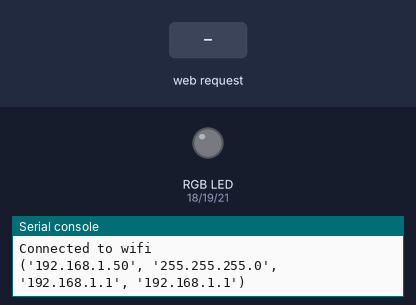
Recording of a program running on a simulated ESP32 board running MicroPython. Shown: an RGB LED mixed from three pins (HIGH = lit), the last lines printed to the serial console. The inputs (shaded band) are chosen by the test bench. WiFi joins after 1.5 s.

Above: at 2.7 s.
2.8 s: HTTP request GET /?redLed=on received
At 4.0 s:
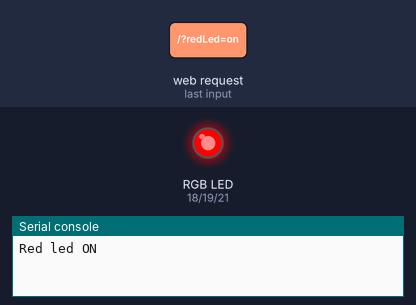
4.3 s: HTTP request GET /?greenLed=on received
At 5.2 s:
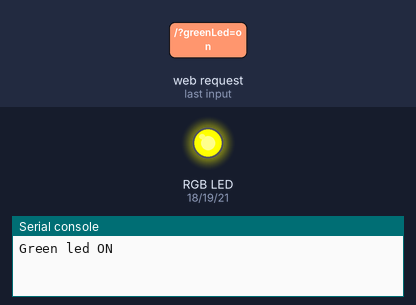
5.8 s: HTTP request GET /?redLed=off received
At 6.3 s:
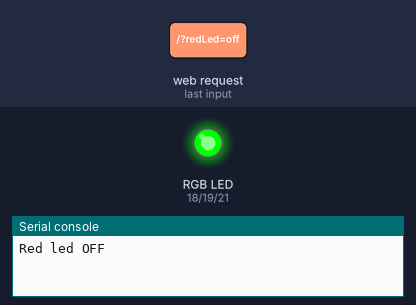
7.3 s: HTTP request GET /?blueLed=on received
At 8.5 s:
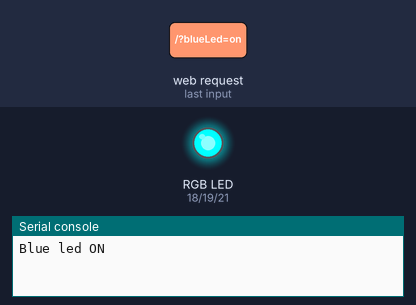
8.8 s: HTTP request GET /?greenLed=off received
At 9.8 s:
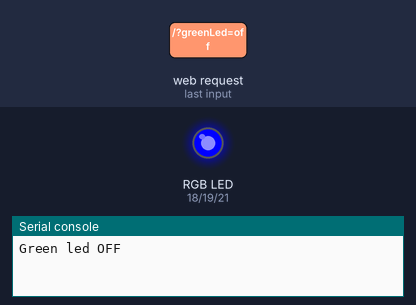
10.3 s: HTTP request GET /?redLed=on received
At 11.0 s:
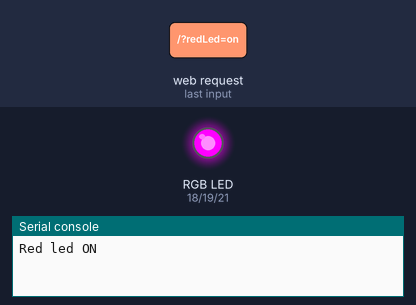
Timing chart, 0 to 12.8 s (numbered marks = the images above; inputs shaded):
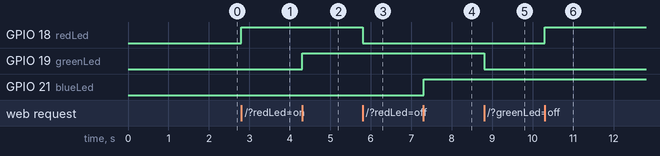

The program:

main.py
```python
rgb_state = ""

def web_page():
    rgb_state = ""
    if redLed.value() == 1:
        rgb_state += "<p>Red led ON</p>"
    else:
        rgb_state += "<p>Red led OFF</p>"

    if greenLed.value() == 1:
        rgb_state += "<p>Green led ON</p>"
    else:
        rgb_state += "<p>Green led OFF</p>"

    if blueLed.value() == 1:
        rgb_state += "<p>Blue led ON</p>"
    else:
        rgb_state += "<p>Blue led OFF</p>"

    page = """
        <!DOCTYPE html>
            <html lang="EN">
                <head>
                    <meta charset="UTF-8">
                    <meta name="viewport" content="width=device-width, initial-scale=1">
                    <link rel="icon" href="data:,">
                    <style>
                        html {
                            font-family: Helvetica;
                            display: inline-block;
                            margin: 0 auto;
                            text-align: center;
                        }

                        h1 {
                            color: #0f3376;
                            padding: 2vh;
                        }

                        p {
                            font-size: 1.3rem;
                        }

                        .button {
                            display: inline-block;
                            border: none;
                            border-radius: 4px;
                            color: white;
                            padding: 16px 40px;
                            text-decoration: none;
                            font-size: 20px;
                            margin: 2px;
                            cursor: pointer;
                        }

                        .off {
                            background-color: #484848;
                        }

                        #redLedOn {
                            background-color: #D30000;
                        }

                        #greenLedOn {
                            background-color: #028a0f;
                        }

                        #blueLedOn {
                            background-color: #1338be;
                        }
                    </style>
                    <title>ESP32 controling RGB led</title>
                </head>
                <body>
                    <h1>ESP Web Server</h1>
                    <p>RGB state:</p>
                    <strong>""" + rgb_state +""" </strong>
                    <p><a href="/?redLed=on"><button id="redLedOn" class="button">Red led ON</button></a></p>
                    <p><a href="/?redLed=off"><button class="button off">Red led OFF</button></a></p>
                    <p><a href="/?greenLed=on"><button id="greenLedOn" class="button">Green led ON</button></a></p>
                    <p><a href="/?greenLed=off"><button class="button off">Green led OFF</button></a></p>
                    <p><a href="/?blueLed=on"><button id="blueLedOn" class="button">Blue led ON</button></a></p>
                    <p><a href="/?blueLed=off"><button class="button off">Blue led OFF</button></a></p>
                </body>
            </html>"""

    return page

s = socket.socket(socket.AF_INET, socket.SOCK_STREAM)
s.bind(('', 80))
s.listen(5)

while True:
    conn, addr = s.accept()
    print("It got a connection from %s" %(str(addr)))
    request = conn.recv(1024)
    request = str(request)
    print("Content: %s" %(request))
    redLedOn = request.find("/?redLed=on")
    redLedOff = request.find("/?redLed=off")
    greenLedOn = request.find("/?greenLed=on")
    greenLedOff = request.find("/?greenLed=off")
    blueLedOn = request.find("/?blueLed=on")
    blueLedOff = request.find("/?blueLed=off")
    if redLedOn == 6:
        print("Red led ON");
        redLed.value(1)
    if redLedOff == 6:
        print("Red led OFF")
        redLed.value(0)
    if greenLedOn == 6:
        print("Green led ON")
        greenLed.value(1)
    if greenLedOff == 6:
        print("Green led OFF")
        greenLed.value(0)
    if blueLedOn == 6:
        print("Blue led ON")
        blueLed.value(1)
    if blueLedOff == 6:
        print("Blue led OFF")
        blueLed.value(0)
    response = web_page()
    conn.send("HTTP/1.1 200 OK\n")
    conn.send("Content-type: text/html\n")
    conn.send("Connection: close\n\n")
    conn.sendall(response)
    conn.close()
```

boot.py
```python
# This file is executed on every boot (including wake-boot from deepsleep)
try:
    import usocket as socket
except:
    import socket

# Allow us to use the GPIOs
from machine import Pin
# It is used to connect ESP to a (wi-fi) network
import network
import esp
import gc

# Deactivate vendor OS debugging messages
esp.osdebug(None)
# Garbage collector
gc.collect()

wifi_name = "YOUR WIFI NAME"
password =  "YOUR WIFI PASSWORD"
station = network.WLAN(network.STA_IF)
station.active(True)
station.connect(wifi_name, password)

while station.isconnected() == False:
    pass

print("Connected to wifi")
print(station.ifconfig())

redLed = Pin(18, Pin.OUT)
greenLed = Pin(19, Pin.OUT)
blueLed = Pin(21, Pin.OUT)
```

Measured:
- after the input at 2.8 s, GPIO 18 (redLed): LOW → HIGH at once
- after the input at 4.3 s, GPIO 19 (greenLed): LOW → HIGH at once
- after the input at 5.8 s, GPIO 18 (redLed): HIGH → LOW at once
- after the input at 7.3 s, GPIO 21 (blueLed): LOW → HIGH at once
- after the input at 8.8 s, GPIO 19 (greenLed): HIGH → LOW at once
- after the input at 10.3 s, GPIO 18 (redLed): LOW → HIGH at once
